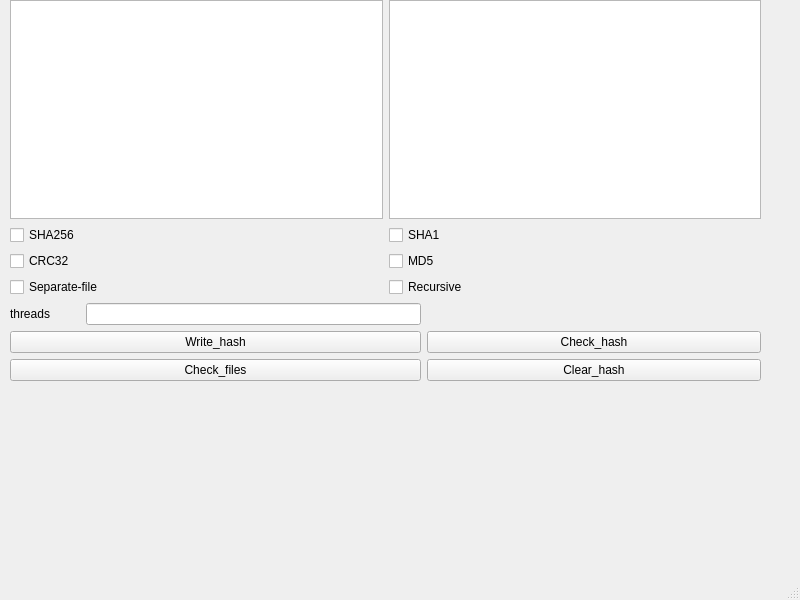
<?xml version="1.0" encoding="UTF-8"?>
<ui version="4.0">
 <class>MainWindow</class>
 <widget class="QMainWindow" name="MainWindow">
  <property name="geometry">
   <rect>
    <x>0</x>
    <y>0</y>
    <width>800</width>
    <height>600</height>
   </rect>
  </property>
  <property name="windowTitle">
   <string>MainWindow</string>
  </property>
  <widget class="QWidget" name="centralwidget">
   <widget class="QWidget" name="verticalLayoutWidget">
    <property name="geometry">
     <rect>
      <x>10</x>
      <y>0</y>
      <width>751</width>
      <height>381</height>
     </rect>
    </property>
    <layout class="QVBoxLayout" name="verticalLayout">
     <item>
      <layout class="QHBoxLayout" name="horizontalLayout">
       <item>
        <widget class="QListView" name="list"/>
       </item>
       <item>
        <widget class="QPlainTextEdit" name="list2"/>
       </item>
      </layout>
     </item>
     <item>
      <layout class="QGridLayout" name="gridLayout">
       <item row="1" column="1">
        <widget class="QCheckBox" name="md5">
         <property name="text">
          <string>MD5</string>
         </property>
        </widget>
       </item>
       <item row="3" column="0" colspan="2">
        <layout class="QGridLayout" name="gridLayout_2">
         <item row="2" column="2">
          <widget class="QPushButton" name="delete_2">
           <property name="text">
            <string>Clear_hash</string>
           </property>
          </widget>
         </item>
         <item row="0" column="2">
          <spacer name="horizontalSpacer_2">
           <property name="orientation">
            <enum>Qt::Horizontal</enum>
           </property>
           <property name="sizeHint" stdset="0">
            <size>
             <width>40</width>
             <height>20</height>
            </size>
           </property>
          </spacer>
         </item>
         <item row="0" column="0">
          <widget class="QLabel" name="label">
           <property name="text">
            <string>threads         </string>
           </property>
          </widget>
         </item>
         <item row="0" column="1">
          <widget class="QLineEdit" name="threads"/>
         </item>
         <item row="1" column="2">
          <widget class="QPushButton" name="check_hash">
           <property name="text">
            <string>Check_hash</string>
           </property>
          </widget>
         </item>
         <item row="1" column="0" colspan="2">
          <widget class="QPushButton" name="pushButton">
           <property name="text">
            <string>Write_hash</string>
           </property>
          </widget>
         </item>
         <item row="2" column="0" colspan="2">
          <widget class="QPushButton" name="check_files">
           <property name="text">
            <string>Check_files</string>
           </property>
          </widget>
         </item>
        </layout>
       </item>
       <item row="0" column="0">
        <widget class="QCheckBox" name="sha256">
         <property name="text">
          <string>SHA256</string>
         </property>
        </widget>
       </item>
       <item row="0" column="1">
        <widget class="QCheckBox" name="sha1">
         <property name="text">
          <string>SHA1</string>
         </property>
        </widget>
       </item>
       <item row="1" column="0">
        <widget class="QCheckBox" name="crc32">
         <property name="text">
          <string>CRC32</string>
         </property>
        </widget>
       </item>
       <item row="2" column="1">
        <widget class="QCheckBox" name="recursive">
         <property name="text">
          <string>Recursive</string>
         </property>
        </widget>
       </item>
       <item row="2" column="0">
        <widget class="QCheckBox" name="separate">
         <property name="text">
          <string>Separate-file </string>
         </property>
        </widget>
       </item>
      </layout>
     </item>
    </layout>
   </widget>
  </widget>
  <widget class="QMenuBar" name="menubar">
   <property name="geometry">
    <rect>
     <x>0</x>
     <y>0</y>
     <width>800</width>
     <height>22</height>
    </rect>
   </property>
  </widget>
  <widget class="QStatusBar" name="statusbar"/>
 </widget>
 <resources/>
 <connections/>
</ui>
